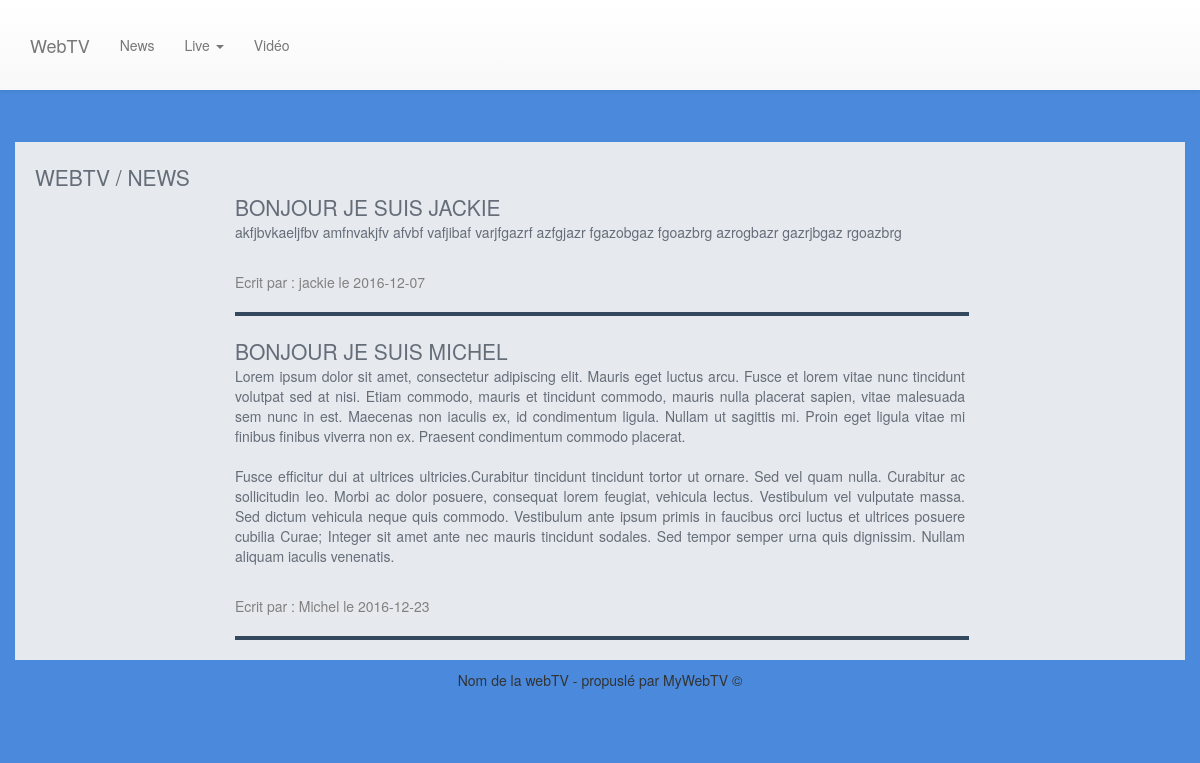
Page /news.php on the committed database.
### tables this page shows
CREATE TABLE IF NOT EXISTS `news` (
`id` int(11) NOT NULL,
  `auteur` varchar(100) NOT NULL,
  `titre` varchar(100) NOT NULL,
  `date` date NOT NULL,
  `article` text NOT NULL
);

### news.php (the view, shortened to what this page needs)
<!DOCTYPE html>
<html lang="en">
<head>
	<link rel="stylesheet" href="https://maxcdn.bootstrapcdn.com/font-awesome/4.6.1/css/font-awesome.min.css">
	<link rel="stylesheet" href="https://maxcdn.bootstrapcdn.com/bootstrap/3.3.7/css/bootstrap.min.css">
	<link rel="stylesheet" href="https://maxcdn.bootstrapcdn.com/bootstrap/3.3.7/css/bootstrap-theme.min.css">
	<link href="css/scrolling-nav.css" rel="stylesheet">
	<link rel="stylesheet" type="text/css" href="../style.css">
</head>
<body id="page-top" data-spy="scroll" data-target=".navbar-fixed-top">
	<nav class="navbar navbar-default navbar-fixed-top" role="navigation">
		<div class="container">
			<div class="navbar-header page-scroll">
				<a class="navbar-brand page-scroll" href="#">WebTV</a>
			</div>
			<div class="collapse navbar-collapse navbar-ex1-collapse">
				<ul class="nav navbar-nav">
					<li>
						<a href="#">News</a>
					</li>
					<li>
						<a href="#" class="dropdown-toggle" data-toggle="dropdown" role="button" aria-haspopup="true" aria-expanded="false">Live <span class="caret"></span></a>
					</li>
					<li>
						<a class="page-scroll" href="#services">Vidéo</a>
					</li>
				</ul>
			</div>
		</div>
	</nav>
	<div class="container">
		<div class="row contenu">
			<div class="col-md-12">
				<div class="row titre padding-left">WebTV / News</div>
				<div class="row">
					<div class="col-md-12">
						<div class="col-md-8 col-md-offset-2">
							<?php
							$sql = 'SELECT * FROM news';
							$req = mysql_query($sql) or die('Erreur SQL !<br />'.$sql.'<br />'.mysql_error());
							while ($data = mysql_fetch_array($req)) {
								echo '<div class="titre">'.$data['titre'].'</div>';
								echo '<p style="text-align: justify;">'.$data['article'].'</p><br />';
								echo '<p style="color: grey; text-transformation: italic;">Ecrit par : '.$data['auteur'].' le '.$data['date'].'</p>';
								echo '<hr class="line">';
							}
						?>
						</div>
					</div>
				</div>
			</div>
		</div>
	</div>
	<div class="container-fluid">
		<div class="footer row">
			<div class="col-md-8 col-md-offset-2 center">
				Nom de la webTV - propuslé par MyWebTV &copy;
			</div>
		</div>
	</div>
</body>
</html>

### css/scrolling-nav.css (style rules this page uses)
body { width: 100%; height: 100%; }
html { width: 100%; height: 100%; }
@media (min-width:767px) { .navbar { padding: 20px 0; -webkit-transition: background .5s ease-in-out,padding .5s ease-in-out; -moz-transition: background .5s ease-in-out,padding .5s ease-in-out; transition: background .5s ease-in-out,padding .5s ease-in-out; } }

### style.css (style rules this page uses)
body { background-color: #4A89DC; }
.contenu { margin-top: 142px; background-color: #E6E9ED; color: #656D78; }
.footer { min-height: 75px; width : 100%; position: absolute; display: block; padding-top: 10px; z-index: 1; }
.center { text-align: center; }
.padding-left { padding-left: 20px; padding-top: 20px; }
hr.line { width: 100%; border: 2px solid; border-color: #34495e; color: #34495e; }
.navbar, .navbar-inverse { border: none; position: 0; border-radius: 0px; background-color: #2c3e50; }
.titre { font-size: 150%; text-transform: uppercase; }

### rows in the picture
news: titre "BONJOUR JE SUIS JACKIE", article "akfjbvkaeljfbv amfnvakjfv afvbf vafjibaf varjfgazrf azfgjazr fgazobgaz fgoazbrg azrogbazr gazrjbgaz rgoazbrg", auteur "jackie", date "2016-12-07"
news: titre "BONJOUR JE SUIS MICHEL", article "Lorem ipsum dolor sit amet, consectetur adipiscing elit. Mauris eget luctus arcu. Fusce et lorem vitae nunc tincidunt volutpat sed at nisi. Etiam commodo, mauris et tincidunt commodo, mauris nulla placerat sapien, vitae malesuada sem nunc in est. Maecenas non iaculis ex, id condimentum ligula. Nullam ut sagittis mi. Proin eget ligula vitae mi finibus finibus viverra non ex. Praesent condimentum commodo placerat. Fusce efficitur dui at ultrices ultricies.Curabitur tincidunt tincidunt tortor ut ornare. Sed vel quam nulla. Curabitur ac sollicitudin leo. Morbi ac dolor posuere, consequat lorem feugiat, vehicula lectus. Vestibulum vel vulputate massa. Sed dictum vehicula neque quis commodo.…", auteur "Michel", date "2016-12-23"
